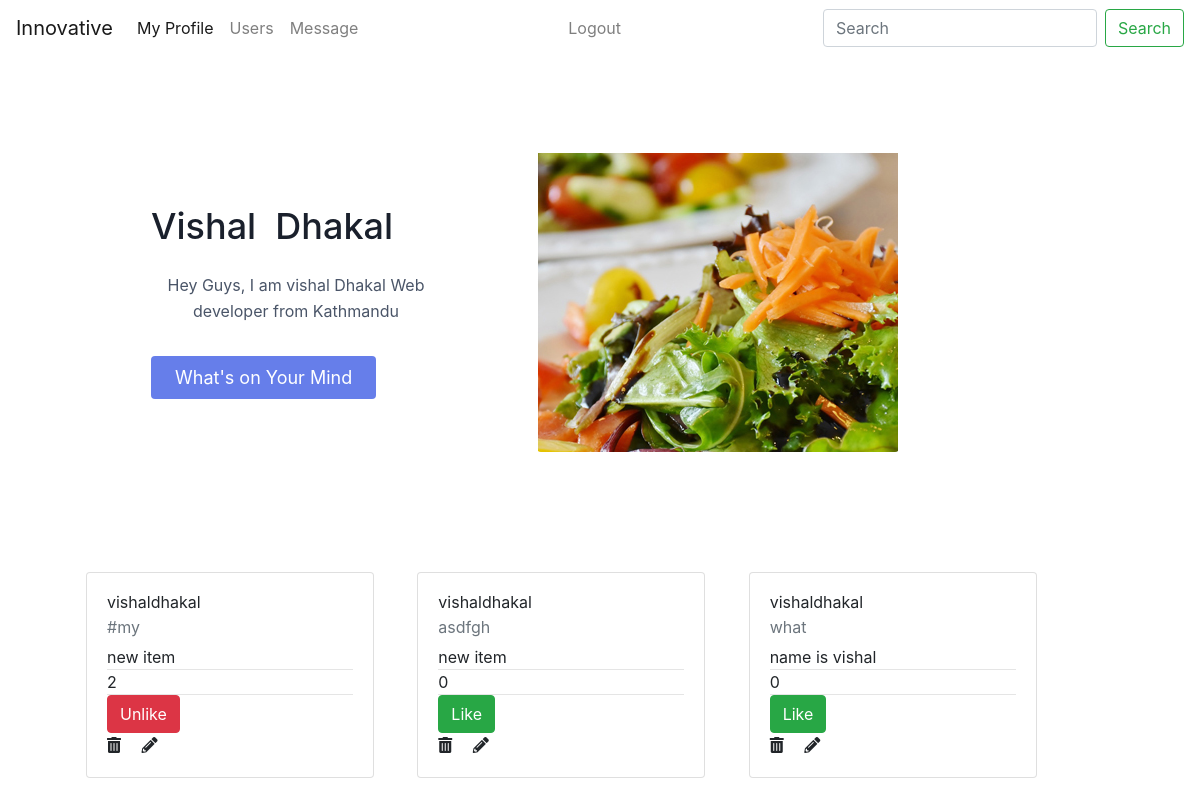
/index/ (signed in), run on an earlier commit of the app's database.
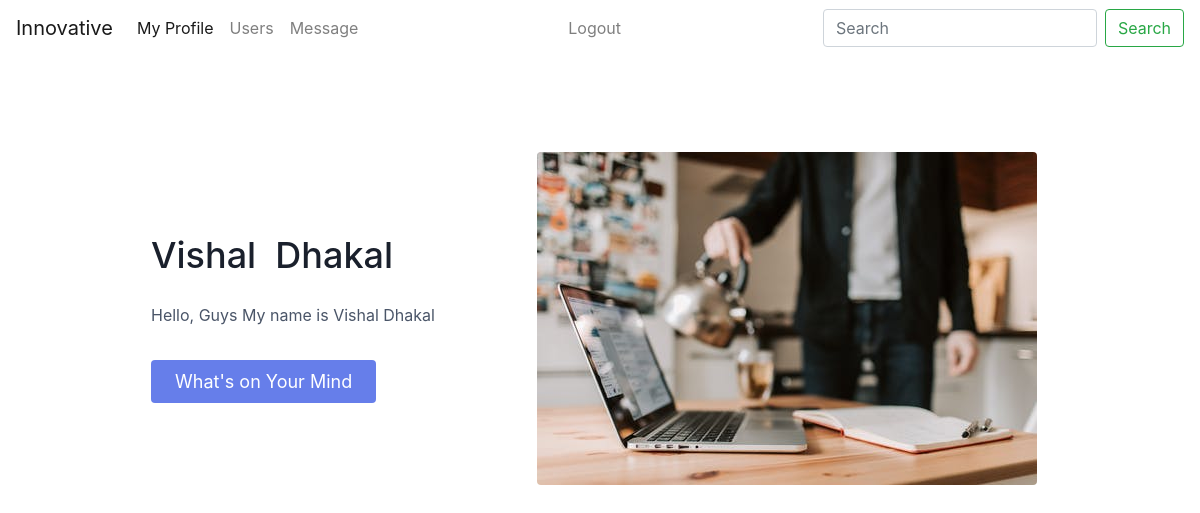
And on a later commit of the database.
### accounts/models.py (models this page shows)
class Profile(models.Model):
    friends = models.ManyToManyField("Profile",blank=True,related_name='friend')
    user = models.ForeignKey(User,on_delete=models.CASCADE,related_name='usser')
    cover_photo = models.ImageField(blank=True,null=True)
    profile_photo = models.ImageField(blank=True,null=True)
    profession = models.CharField(max_length=400,blank=True)
    temporary_address = models.CharField(max_length=400,blank=True)
    permanent_address = models.CharField(max_length=400,blank=True)
    contact_no = models.CharField(max_length=400,blank=True)
    bio = models.TextField(blank=True)

### post/models.py (models this page shows, shortened)
class post(models.Model):
    user = models.ForeignKey(User,on_delete=models.CASCADE,related_name='author')
    title = models.TextField()
    description = models.TextField()
    liked = models.ManyToManyField(User,default=None,blank=True,related_name='liked')

### post/views.py (the view)
# urls.py: path('index/',views.index,name = 'index'),
def index(request):
    id = request.user.id
    usersobj = User.objects.get(pk=id)
    profileob = Profile.objects.get(id=id)
    postobj = post.objects.all()
    if request.method == "POST":
        hastag = request.POST.get("hastag")
        content = request.POST.get("content")
        posttt = post(title = hastag,description=content)
        posttt.user = usersobj
        posttt.save()
    return render(request,'index.html',{'posts':postobj,'users':profileob,'id':id})

### templates/index.html (shortened to what this page needs)
{% extends 'base.html' %}
{% load static %}
{% block body %}
<div class="col-lg-12 container">
  <section class="text-gray-700 body-font">
    <div class="container mx-auto flex px-5 py-24 md:flex-row flex-col items-center">
      <div class="lg:flex-grow md:w-1/2 lg:pr-24 md:pr-16 flex flex-col md:items-start md:text-left mb-16 md:mb-0 items-center text-center">
        <h1 class="title-font sm:text-4xl text-3xl mb-4 font-medium text-gray-900">{{users.user.first_name}}&nbsp;&nbsp;{{users.user.last_name}}
          <br class="hidden lg:inline-block">
        </h1>
        <p class="mb-8 leading-relaxed">{{users.bio}}</p>
        <div class="flex justify-center">
          <button class="inline-flex text-white bg-indigo-500 border-0 py-2 px-6 focus:outline-none hover:bg-indigo-600 rounded text-lg" id="clickMe">What's on Your Mind</button>
        </div>
      </div>
      <div class="lg:max-w-lg lg:w-full md:w-1/2 w-5/6">
        <img class="object-cover object-center rounded" alt="hero" src="{{users.profile_photo.url}}">
      </div>
    </div>
  </section>
</div>
<div class="row container ml-5 mt-3">
  {% for post in posts %}
  <div class="col-md-4">
    <div class="card m-2" style="width: 18rem;">
      <div class="card-body">
        <h5 class="card-title">{{post.user.username}}</h5>
        <h6 class="card-subtitle mb-2 text-muted">{{post.title}}</h6>
        <p class="card-text">{{post.description}}</p>
        <hr>
        {{ post.liked.all.count }}
        <hr>
        <form action="{% url 'likes' post.id %}" method="POST">
          {% if user in post.liked.all %}
          <button class="btn btn-danger" type="submit">Unlike</button>
          {% else %}
          <button class="btn btn-success" type="submit">Like</button>
          {% endif %}
        </form>
        {% if request.user == post.user %}
        <a href="{% url 'delete' post.id %}" class="card-link"><i class="fas fa-trash-alt"></i></a>
        <a href="#" data-toggle="modal" data-target="#exampleModal" class="ml-3">
          <i class="fas fa-pencil-alt"></i>
        </a>
        {% endif %}
      </div>
    </div>
  </div>
  {% endfor %}
</div>
{% endblock %}

### templates/base.html (shortened to what this page needs)
{% load static %}
<!DOCTYPE html>
<html lang="en">
<head>
    <link href="{% static 'css/bootstrap.min.css' %}" rel="stylesheet">
    <link href="{% static 'style.css' %}" rel="stylesheet">
    <link rel="stylesheet" href="https://use.fontawesome.com/releases/v5.3.1/css/all.css">
    <link href="https://unpkg.com/tailwindcss@^1.0/dist/tailwind.min.css" rel="stylesheet">
</head>
<body>
    <nav class="navbar navbar-expand-lg navbar-light bg-white">
        <a class="navbar-brand" href="{% url 'index' %}">Innovative</a>
        <div class="collapse navbar-collapse" id="navbarSupportedContent">
          <ul class="navbar-nav mr-auto">
            {% if request.user.is_authenticated %}
            <li class="nav-item active">
              <a class="nav-link" href="{% url 'index' %}">My Profile</a>
            </li>
            <li class="nav-item">
              <a class="nav-link" href="{% url 'users' %}">Users</a>
            </li>
            <li class="nav-item">
                <a class="nav-link" href="#">Message</a>
            </li>
          </ul>
          <ul class="navbar-nav mr-auto float-right">
            <li class="nav-item">
              <a class="nav-link" href="{% url 'logout' %}">Logout</a>
            </li>
            {% else %}
            <li class="nav-item">
              <a class="nav-link" href="{% url 'register' %}">Register</a>
            </li>
            {% endif %}
          </ul>
          <form class="form-inline my-2 my-lg-0">
            <input class="form-control mr-sm-2" type="search" placeholder="Search" aria-label="Search">
            <button class="btn btn-outline-success my-2 my-sm-0" type="submit">Search</button>
          </form>
        </div>
      </nav>
    {% block body %}
    {% endblock %}
</body>
</html>

### templates/base.html (style rules this page uses)
body { background-color: rgb(255, 255, 255); }

What changed in the data, as far as the page shows it:
removed post: user.username "vishaldhakal", title "#my", description "new item", liked.all.count "2", shows "Unlike"
removed post: user.username "vishaldhakal", title "asdfgh", description "new item", liked.all.count "0", shows "Like"
removed post: user.username "vishaldhakal", title "what", description "name is vishal", liked.all.count "0", shows "Like"
changed Profile "Vishal": bio "Hey Guys, I am vishal Dhakal Web developer from Kathmandu" → "Hello, Guys My name is Vishal Dhakal"; profile_photo: a different picture
